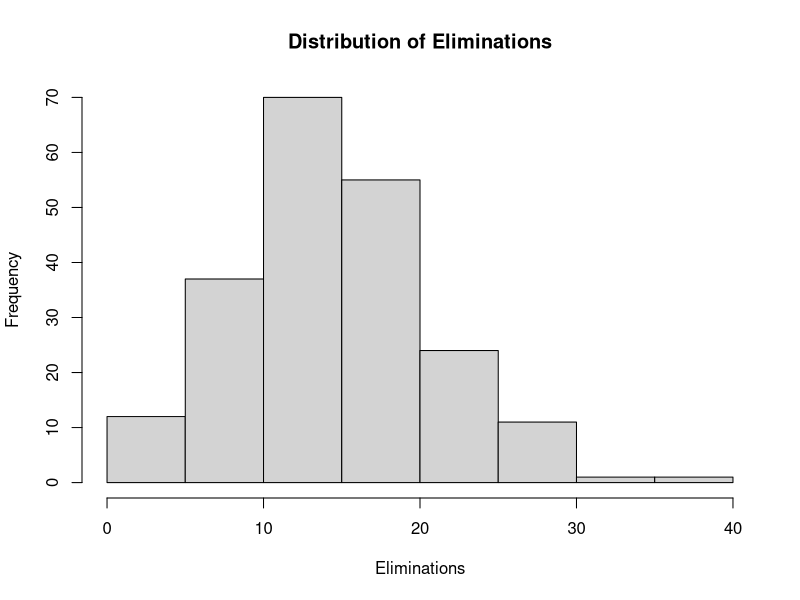
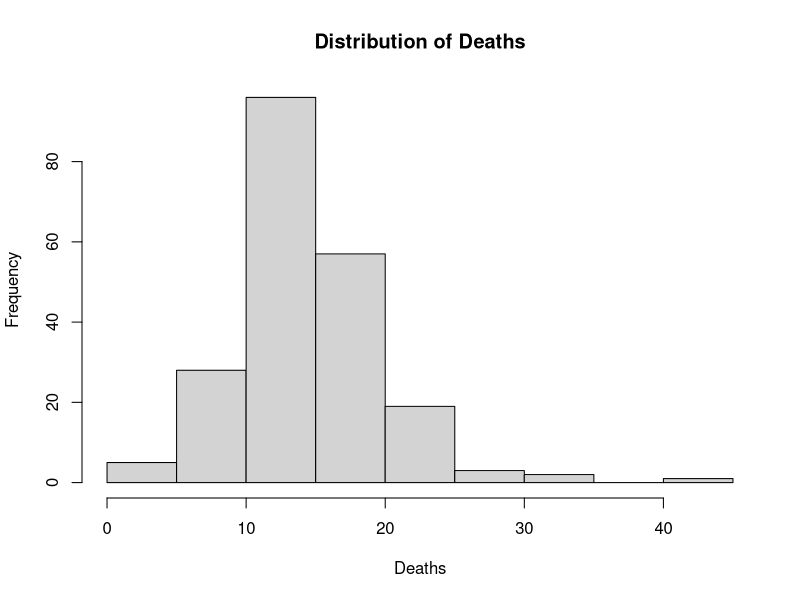
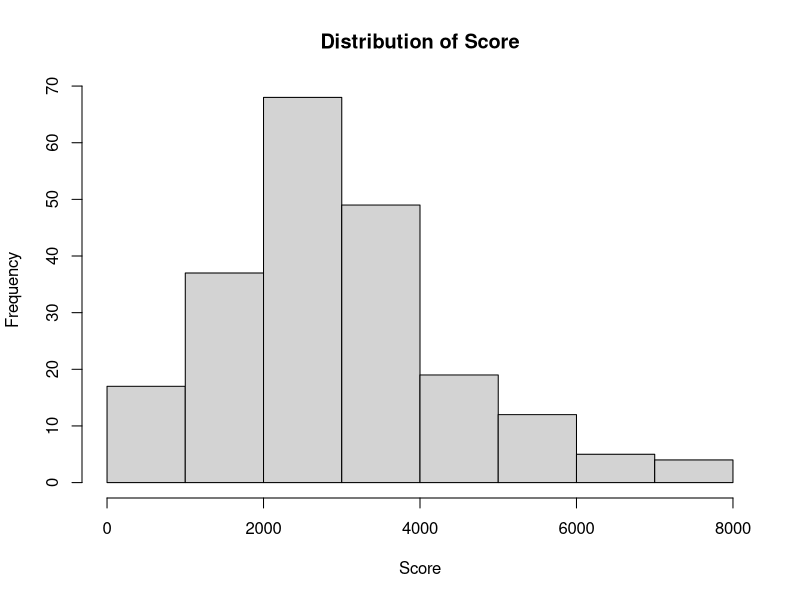
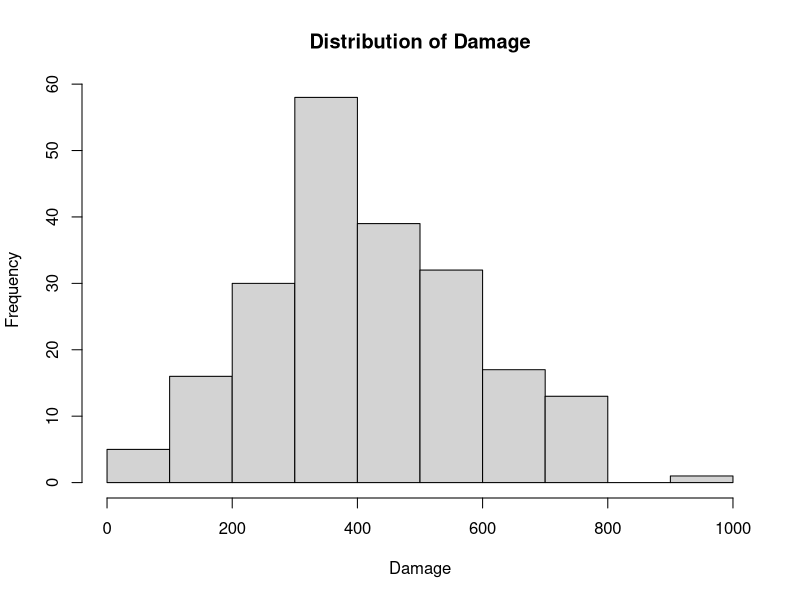
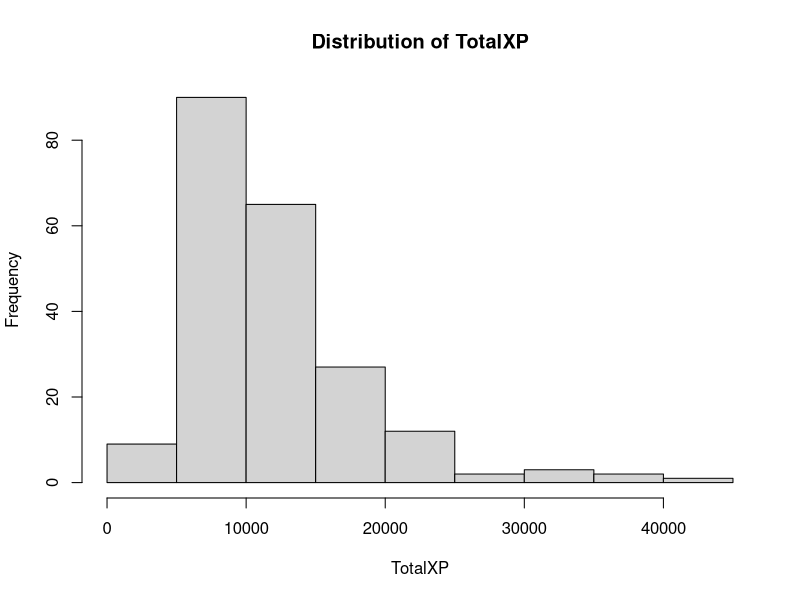
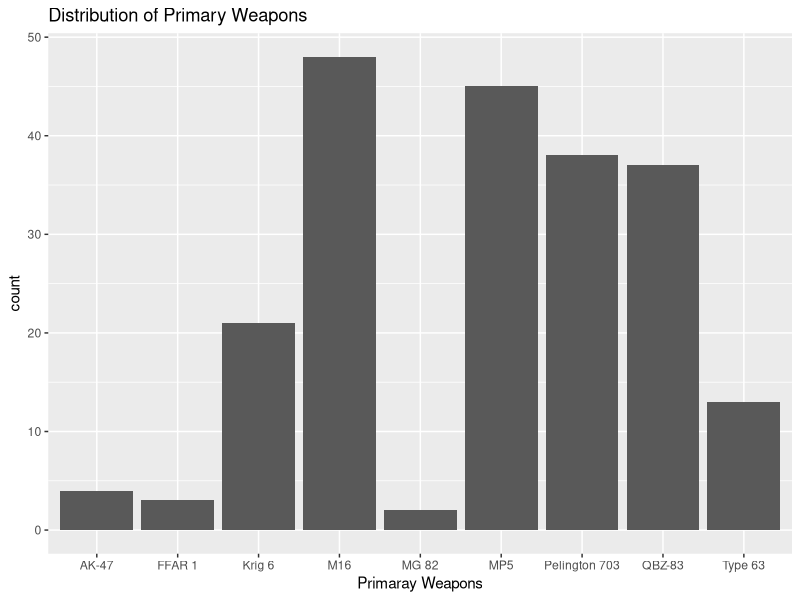
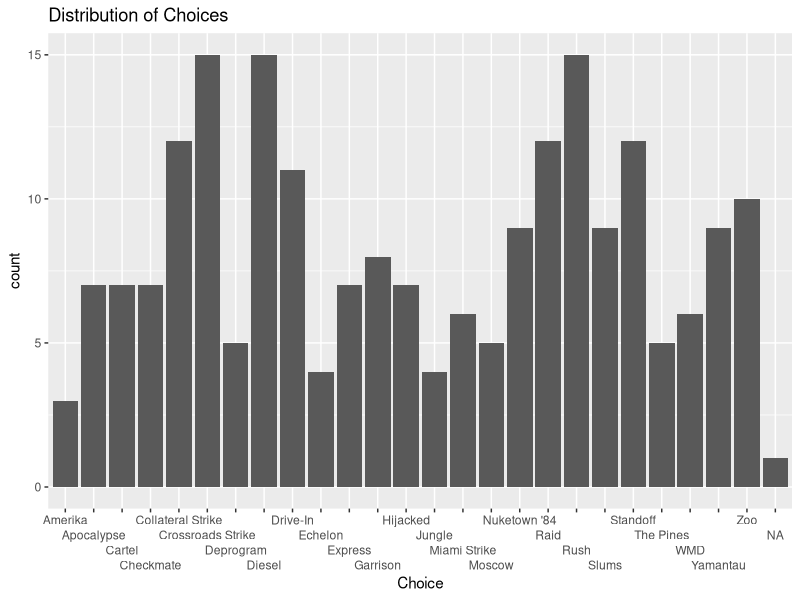

Write the R code that produced these figures, in order.
## ---- chunk 1
knitr::opts_chunk$set(echo = TRUE)
## ---- chunk 2
#Part 1
library(readxl)
CODGames2_mp <- read_excel("data/CODGames2_mp.xlsx")
#This wont work for you will it since its a path for my computer? I did this for now so that I could work on part 2, but I know you mentioned using the data in github and I thought I knew what to do but once I looked at it further I realized I wasn't sure. 
#I also just merged the FrontMatter and part 1 because I figured since part 1 was importing data it would be nice to keep it in the Front matter.

library(dplyr)
library(ggplot2)
## ---- chunk 3
#Variable 1: Eliminations
#type
typeof(CODGames2_mp$Eliminations)
#range
range(CODGames2_mp$Eliminations)
#missing value
sum(is.na(CODGames2_mp$Eliminations))
#summary stats
CODGames2_mp %>%
  summarize(
    mean = mean(Eliminations),
    median = median(Eliminations),
    sd = sd(Eliminations),
    min = min(Eliminations),
    max = max(Eliminations)
  )
#plot
hist(CODGames2_mp$Eliminations,
     xlab = "Eliminations",
     main = "Distribution of Eliminations")

#Variable 2: Deaths
typeof(CODGames2_mp$Deaths)
range(CODGames2_mp$Deaths)
sum(is.na(CODGames2_mp$Deaths))
CODGames2_mp %>%
  summarize(
    mean = mean(Deaths),
    median = median(Deaths),
    sd = sd(Deaths),
    min = min(Deaths),
    max = max(Deaths)
  )
hist(CODGames2_mp$Deaths,
     xlab = "Deaths",
     main = "Distribution of Deaths")

#Variable 3: Score
typeof(CODGames2_mp$Score)
range(CODGames2_mp$Score)
sum(is.na(CODGames2_mp$Score))
CODGames2_mp %>%
  summarize(
    mean = mean(Score),
    median = median(Score),
    sd = sd(Score),
    min = min(Score),
    max = max(Score)
  )
hist(CODGames2_mp$Score,
     xlab = "Score",
     main = "Distribution of Score")

#Variable 4: Damage
typeof(CODGames2_mp$Damage)
range(CODGames2_mp$Damage)
sum(is.na(CODGames2_mp$Damage))
CODGames2_mp %>%
  summarize(
    mean = mean(Damage),
    median = median(Damage),
    sd = sd(Damage),
    min = min(Damage),
    max = max(Damage)
  )
hist(CODGames2_mp$Damage,
     xlab = "Damage",
     main = "Distribution of Damage")

#Variable 5: TotalXP
typeof(CODGames2_mp$TotalXP)
range(CODGames2_mp$TotalXP)
sum(is.na(CODGames2_mp$TotalXP))
CODGames2_mp %>%
  summarize(
    mean = mean(TotalXP),
    median = median(TotalXP),
    sd = sd(TotalXP),
    min = min(TotalXP),
    max = max(TotalXP)
  )
hist(CODGames2_mp$TotalXP,
     xlab = "TotalXP",
     main = "Distribution of TotalXP")

#Number 6 Candidates (or remove a quantitative one and add both categorical)

#Variable 6: PrimaryWeapon
typeof(CODGames2_mp$PrimaryWeapon)
unique(CODGames2_mp$PrimaryWeapon)
sum(is.na(CODGames2_mp$PrimaryWeapon))
tableWeapons <- CODGames2_mp %>%
  group_by(PrimaryWeapon) %>%
  summarize(N = n())

ggplot(CODGames2_mp, aes(PrimaryWeapon)) +
  geom_bar() +
  labs(title = "Distribution of Primary Weapons", x = "Primaray Weapons")
  

#Variable 6: Choice #Has NA values
typeof(CODGames2_mp$Choice)
unique(CODGames2_mp$Choice)
sum(is.na(CODGames2_mp$Choice))
CODGames2_mp %>%
  group_by(Choice) %>%
  summarize(N = n())

ggplot(CODGames2_mp, aes(Choice)) +
  geom_bar() +
  scale_x_discrete(guide = guide_axis(n.dodge = 4)) +
  labs(title = "Distribution of Choices", xlab = "Choices")
